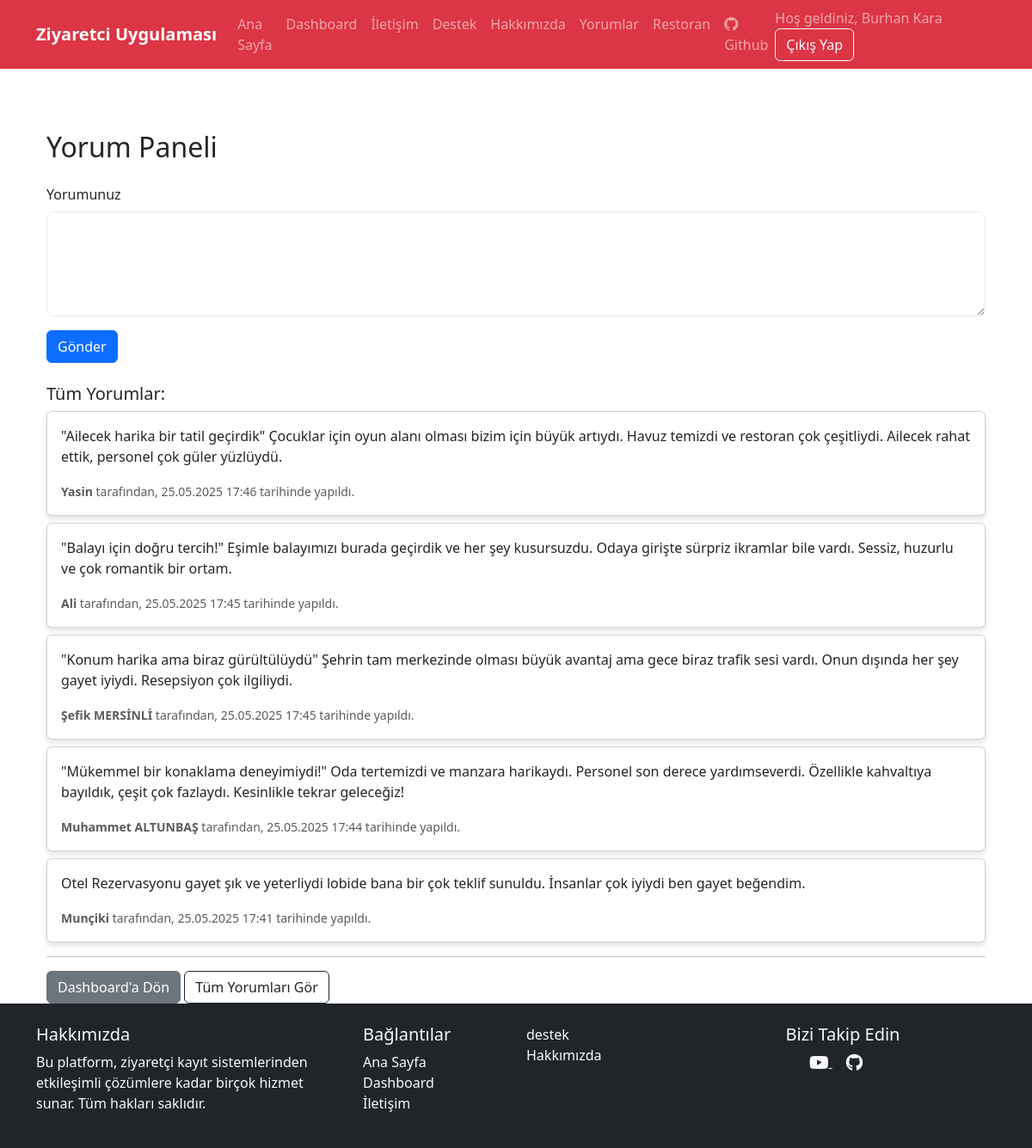
Page /yorum_yap.html (signed in) on the committed database.
### app.py (models this page shows)
class User(UserMixin, db.Model):
    id = db.Column(db.Integer, primary_key=True)
    name = db.Column(db.String(100), nullable=False)
    email = db.Column(db.String(100), unique=True, nullable=False)
    password = db.Column(db.String(100), nullable=False)
    role = db.Column(db.Integer, default=0)  # 0: normal kullanıcı, 1: admin
    comments = db.relationship('Comment', backref='user', lazy=True)

class Comment(db.Model):
    id = db.Column(db.Integer, primary_key=True)
    user_id = db.Column(db.Integer, db.ForeignKey('user.id'), nullable=False)
    content = db.Column(db.Text, nullable=False)
    created_at = db.Column(db.DateTime, default=datetime.utcnow)

### app.py (the view, shortened to what this page needs)
@app.route('/yorum_yap.html', methods=['GET', 'POST'])
@login_required
def yorum_yap():
    yorumlar = Comment.query.order_by(Comment.created_at.desc()).all()
    return render_template('yorum_yap.html', yorumlar=yorumlar)

### app.py (called while the page is built)
@login_manager.user_loader
def load_user(user_id):
    return User.query.get(int(user_id))

### templates/yorum_yap.html (shortened to what this page needs)
{% extends "base.html" %}
{% block content %}
<div class="container mt-5">
    <h2 class="mb-4">Yorum Paneli</h2>
    {% if current_user.is_authenticated %}
    <form action="{{ url_for('yorum_yap') }}" method="POST" class="mb-4">
        <div class="mb-3">
            <label for="content" class="form-label">Yorumunuz</label>
            <textarea id="content" name="content" class="form-control" rows="4" required></textarea>
        </div>
        <button type="submit" class="btn btn-primary">Gönder</button>
    </form>
    <h5>Tüm Yorumlar:</h5>
    {% for yorum in yorumlar %}
    <div class="card mb-2">
        <div class="card-body">
            <p class="card-text">{{ yorum.content }}</p>
            <small class="text-muted">
                <strong>{{ yorum.user.name }}</strong> tarafından,
                {{ yorum.created_at.strftime('%d.%m.%Y %H:%M') }} tarihinde yapıldı.
            </small>
        </div>
    </div>
    {% else %}
        <p>Henüz yorum yapılmamış.</p>
    {% endfor %}
    {% else %}
        <p>Lütfen <a href="{{ url_for('login') }}">giriş yapın</a> yorum yapabilmek için.</p>
    {% endif %}
    <hr>
    <a href="{{ url_for('dashboard') }}" class="btn btn-secondary">Dashboard'a Dön</a>
    <a href="{{ url_for('yorumlar') }}" class="btn btn-outline-dark">Tüm Yorumları Gör</a>
</div>
{% endblock %}

### templates/base.html (shortened to what this page needs)
<!DOCTYPE html>
<html lang="tr">
<head>
    <link href="https://cdn.jsdelivr.net/npm/bootstrap@5.3.0/dist/css/bootstrap.min.css" rel="stylesheet">
    <link rel="stylesheet" href="https://cdn.jsdelivr.net/npm/bootstrap-icons@1.7.2/font/bootstrap-icons.css">
    <link rel="stylesheet" href="https://cdnjs.cloudflare.com/ajax/libs/font-awesome/6.0.0-beta3/css/all.min.css">
    <link rel="stylesheet" href="{{ url_for('static', filename='styles.css') }}">
</head>
<body>
    <nav class="navbar navbar-expand-lg navbar-dark bg-danger">
        <div class="container">
            <a class="navbar-brand" href="/">Ziyaretci Uygulaması</a>
            <div class="collapse navbar-collapse" id="navbarNav">
                <ul class="navbar-nav">
                    <li class="nav-item">
                        <a class="nav-link" href="/">Ana Sayfa</a>
                    </li>
                    {% if current_user.is_authenticated %}
                    <li class="nav-item">
                        <a class="nav-link" href="{{ url_for('dashboard') }}">Dashboard</a>
                    </li>
                    {% endif %}
                    <li class="nav-item">
                        <a class="nav-link" href="{{ url_for('iletisim') }}">İletişim</a>
                    </li>
                    <li class="nav-item">
                        <a class="nav-link" href="{{ url_for('destek') }}">Destek</a>
                    </li>
                    <li class="nav-item">
                        <a class="nav-link" href="{{ url_for('hakkimizda') }}">Hakkımızda</a>
                    </li>
                    <li class="nav-item">
                        <a class="nav-link" href="{{ url_for('yorum_yap') }}">Yorumlar</a>
                    </li>
                    <li class="nav-item">
                        <a class="nav-link" href="{{ url_for('restoran') }}">Restoran</a>
                    </li>
                    <li class="nav-item">
                        <a class="nav-link" href="https://github.com/BurhanKara" target="_blank">
                            <i class="bi bi-github me-1"></i> Github
                        </a>
                    </li>
                </ul>
                <div class="auth-buttons">
                    {% if current_user.is_authenticated %}
                    <span class="navbar-text me-3">Hoş geldiniz, {{ current_user.name }}</span>
                    <a href="{{ url_for('logout') }}" class="btn btn-outline-light">Çıkış Yap</a>
                    {% else %}
                    <a href="{{ url_for('login') }}" class="btn btn-outline-light me-2">Giriş Yap</a>
                    <a href="{{ url_for('register') }}" class="btn btn-light">Kayıt Ol</a>
                    {% endif %}
                </div>
            </div>
        </div>
    </nav>
    <div class="container mt-4">
        {% block content %}{% endblock %}
    </div>
</body>
</html>
</body>
</head>
<body>
    <footer class="bg-dark text-light pt-4 pb-2">
        <div class="container">
            <div class="row">
                <div class="col-md-4 mb-3">
                    <h5>Hakkımızda</h5>
                    <p>Bu platform, ziyaretçi kayıt sistemlerinden etkileşimli çözümlere kadar birçok hizmet sunar. Tüm
                        hakları saklıdır.</p>
                </div>
                <div class="col-md-2 mb-3">
                    <h5>Bağlantılar</h5>
                    <ul class="list-unstyled">
                        <li><a href="{{ url_for('index') }}" class="text-decoration-none text-light">Ana Sayfa</a></li>
                        <li><a href="{{ url_for('dashboard') }}" class="text-decoration-none text-light">Dashboard</a>
                        </li>
                        <li><a href="{{ url_for('iletisim') }}" class="text-decoration-none text-light">İletişim</a>
                        </li>
                    </ul>
                </div>
                <div class="col-md-2 mb-3">
                    <ul class="list-unstyled">
                        <li><a href="{{ url_for('destek') }}" class="text-decoration-none text-light">destek</a></li>
                        <li><a href="{{ url_for('hakkimizda') }}" class="text-decoration-none text-light">Hakkımızda</a>
                        </li>
                    </ul>
                </div>
                <div class="col-md-4 mb-3 text-center">
                    <h5>Bizi Takip Edin</h5>
                    <a href="https://www.youtube.com/channel/UCSVu-RK61O3OSvPVGqgvE-Q" target="_blank"
                        class="text-light me-3">
                        <i class="fab fa-youtube fa-lg"></i>
                    </a>
                    <a href="https://github.com/BurhanKara" target="_blank" class="text-light me-3">
                        <i class="fab fa-github fa-lg"></i>
                    </a>
                </div>
            </div>
        </div>
    </footer>
</body>
</html>
</html>

### Static/styles.css (style rules this page uses)
.navbar-brand { font-weight: bold; }
.card { margin-bottom: 20px; box-shadow: 0 4px 6px rgba(0, 0, 0, 0.1); }
.auth-buttons { margin-left: auto; }
html, body { height: 100%; }
body { display: flex; flex-direction: column; }
.form-control { padding: 12px 16px; border-radius: 8px; border: 1px solid #e2e8f0; transition: all 0.3s ease; }
:root { --primary-color: #8B0000; --secondary-color: #F4A460; }

### rows in the picture
User: name "Burhan Kara"
Comment: content "\"Ailecek harika bir tatil geçirdik\" Çocuklar için oyun alanı olması bizim için büyük artıydı. Havuz temizdi ve restoran çok çeşitliydi. Ailecek rahat ettik, personel çok güler yüzlüydü.", user.name "Yasin", created_at "25.05.2025 17:46"
Comment: content "\"Balayı için doğru tercih!\" Eşimle balayımızı burada geçirdik ve her şey kusursuzdu. Odaya girişte sürpriz ikramlar bile vardı. Sessiz, huzurlu ve çok romantik bir ortam.", user.name "Ali", created_at "25.05.2025 17:45"
Comment: content "\"Konum harika ama biraz gürültülüydü\" Şehrin tam merkezinde olması büyük avantaj ama gece biraz trafik sesi vardı. Onun dışında her şey gayet iyiydi. Resepsiyon çok ilgiliydi.", user.name "Şefik MERSİNLİ", created_at "25.05.2025 17:45"
Comment: content "\"Mükemmel bir konaklama deneyimiydi!\" Oda tertemizdi ve manzara harikaydı. Personel son derece yardımseverdi. Özellikle kahvaltıya bayıldık, çeşit çok fazlaydı. Kesinlikle tekrar geleceğiz!", user.name "Muhammet ALTUNBAŞ", created_at "25.05.2025 17:44"
Comment: content "Otel Rezervasyonu gayet şık ve yeterliydi lobide bana bir çok teklif sunuldu. İnsanlar çok iyiydi ben gayet beğendim.", user.name "Munçiki", created_at "25.05.2025 17:41"
